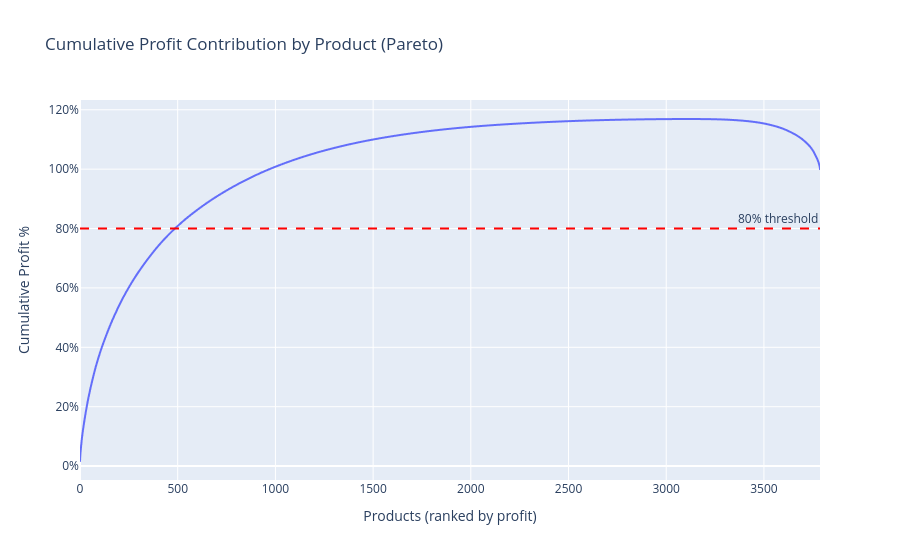

Notebook cell for this chart:
### Markdown cell above
## 10. Pareto Analysis & Loss-making SKUs

Only **12.8%** of products drive 80% of total profit — notably weaker than the classic 80/20 rule, indicating that the product portfolio has significant tail drag from unprofitable SKUs. The top 10 loss-making products collectively destroy over $44K in profit.

### Code cell
# Pareto
prod = df.groupby('product_name')[['sales', 'profit']].sum().sort_values('profit', ascending=False).reset_index()
prod['cum_profit_pct'] = prod['profit'].cumsum() / prod['profit'].sum()
top_pct = (prod['cum_profit_pct'] <= 0.8).sum() / len(prod) * 100
print(f"Products needed to account for 80% of total profit: {(prod['cum_profit_pct']<=0.8).sum()} / {len(prod)}")
print(f"That is {top_pct:.1f}% of the product catalogue.")
print("(Classic 80/20 rule would predict 20% — actual is 12.8%, showing heavy profit concentration)")

fig = px.line(prod, y='cum_profit_pct',
              title='Cumulative Profit Contribution by Product (Pareto)',
              labels={'index': 'Products (ranked by profit)', 'cum_profit_pct': 'Cumulative Profit %'})
fig.add_hline(y=0.8, line_dash='dash', line_color='red', annotation_text='80% threshold')
fig.update_layout(yaxis_tickformat='.0%')
fig.show()

### Figure 1 — Plotly figure (JSON) as saved in the notebook; plotly's stock layout.template omitted (floating-point values rounded to 4 significant figures; data arrays with more than 128 entries replaced by an {"elided": "..."} marker saying what was removed)
{"data": [{"hovertemplate": "Products (ranked by profit)=%{x}<br>Cumulative Profit %=%{y}<extra></extra>", "legendgroup": "", "line": {"color": "#636efa", "dash": "solid"}, "marker": {"symbol": "circle"}, "mode": "lines", "name": "", "showlegend": false, "type": "scattergl", "x": {"elided": "3788 int values"}, "xaxis": "x", "y": {"elided": "3788 float values"}, "yaxis": "y"}], "layout": {"annotations": [{"showarrow": false, "text": "80% threshold", "x": 1, "xanchor": "right", "xref": "x domain", "y": 0.8, "yanchor": "bottom", "yref": "y"}], "legend": {"tracegroupgap": 0}, "shapes": [{"line": {"color": "red", "dash": "dash"}, "type": "line", "x0": 0, "x1": 1, "xref": "x domain", "y0": 0.8, "y1": 0.8, "yref": "y"}], "title": {"text": "Cumulative Profit Contribution by Product (Pareto)"}, "xaxis": {"anchor": "y", "domain": [0, 1], "title": {"text": "Products (ranked by profit)"}}, "yaxis": {"anchor": "x", "domain": [0, 1], "tickformat": ".0%", "title": {"text": "Cumulative Profit %"}}}}
